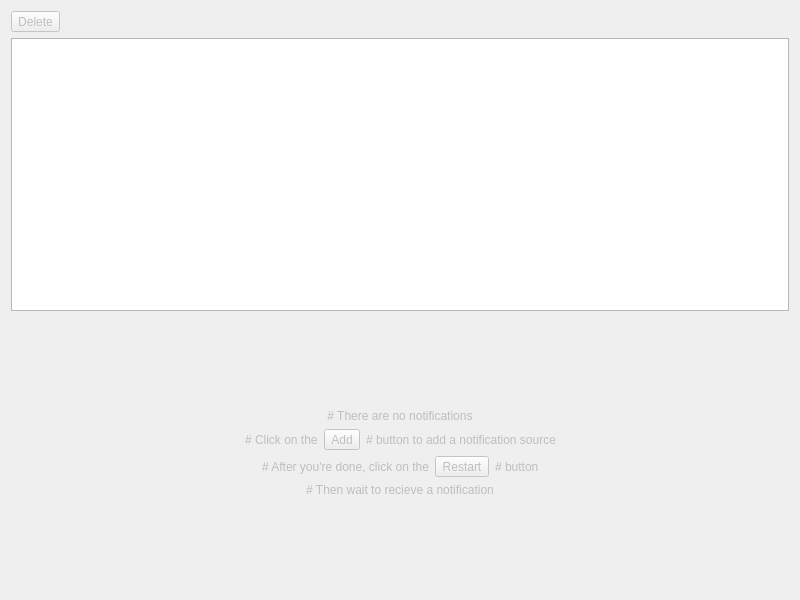
<?xml version="1.0" encoding="UTF-8"?>
<ui version="4.0">
 <class>HistoryDialog</class>
 <widget class="QDialog" name="HistoryDialog">
  <property name="windowModality">
   <enum>Qt::WindowModality::WindowModal</enum>
  </property>
  <property name="geometry">
   <rect>
    <x>0</x>
    <y>0</y>
    <width>800</width>
    <height>600</height>
   </rect>
  </property>
  <property name="windowTitle">
   <string>Notification History</string>
  </property>
  <property name="windowIcon">
   <iconset theme="moe.emmaexe.ntfyDesktop" resource="../../resources/resources.qrc">
    <normaloff>:/icons/ntfyDesktop.svg</normaloff>:/icons/ntfyDesktop.svg</iconset>
  </property>
  <property name="modal">
   <bool>true</bool>
  </property>
  <layout class="QVBoxLayout" name="verticalLayout">
   <item>
    <layout class="QVBoxLayout" name="centralWidget">
     <item>
      <layout class="QHBoxLayout" name="buttons">
       <item>
        <widget class="QToolButton" name="deleteButton">
         <property name="enabled">
          <bool>false</bool>
         </property>
         <property name="text">
          <string>Delete</string>
         </property>
         <property name="icon">
          <iconset theme="edit-delete"/>
         </property>
         <property name="toolButtonStyle">
          <enum>Qt::ToolButtonStyle::ToolButtonTextBesideIcon</enum>
         </property>
        </widget>
       </item>
       <item>
        <spacer name="horizontalSpacer">
         <property name="orientation">
          <enum>Qt::Orientation::Horizontal</enum>
         </property>
         <property name="sizeHint" stdset="0">
          <size>
           <width>40</width>
           <height>20</height>
          </size>
         </property>
        </spacer>
       </item>
      </layout>
     </item>
    </layout>
   </item>
   <item>
    <widget class="QListWidget" name="notificationList">
     <property name="selectionMode">
      <enum>QAbstractItemView::SelectionMode::ExtendedSelection</enum>
     </property>
    </widget>
   </item>
   <item>
    <layout class="QVBoxLayout" name="noSourcesContainer">
     <item>
      <widget class="QWidget" name="spacerWidgetTop" native="true">
       <property name="sizePolicy">
        <sizepolicy hsizetype="Preferred" vsizetype="Expanding">
         <horstretch>0</horstretch>
         <verstretch>0</verstretch>
        </sizepolicy>
       </property>
      </widget>
     </item>
     <item>
      <widget class="QLabel" name="noSourcesLabel">
       <property name="enabled">
        <bool>false</bool>
       </property>
       <property name="text">
        <string># There are no notifications</string>
       </property>
       <property name="textFormat">
        <enum>Qt::TextFormat::MarkdownText</enum>
       </property>
       <property name="alignment">
        <set>Qt::AlignmentFlag::AlignCenter</set>
       </property>
      </widget>
     </item>
     <item>
      <layout class="QHBoxLayout" name="dummyAddContainer">
       <item>
        <widget class="QWidget" name="dummyAddSpacerLeft" native="true">
         <property name="sizePolicy">
          <sizepolicy hsizetype="Expanding" vsizetype="Preferred">
           <horstretch>0</horstretch>
           <verstretch>0</verstretch>
          </sizepolicy>
         </property>
        </widget>
       </item>
       <item>
        <widget class="QLabel" name="dummyAddLabelLeft">
         <property name="enabled">
          <bool>false</bool>
         </property>
         <property name="text">
          <string># Click on the</string>
         </property>
         <property name="textFormat">
          <enum>Qt::TextFormat::MarkdownText</enum>
         </property>
        </widget>
       </item>
       <item>
        <widget class="QToolButton" name="dummyAddButton">
         <property name="enabled">
          <bool>false</bool>
         </property>
         <property name="text">
          <string>Add</string>
         </property>
         <property name="icon">
          <iconset theme="list-add"/>
         </property>
         <property name="toolButtonStyle">
          <enum>Qt::ToolButtonStyle::ToolButtonTextBesideIcon</enum>
         </property>
        </widget>
       </item>
       <item>
        <widget class="QLabel" name="dummyAddLabelRight">
         <property name="enabled">
          <bool>false</bool>
         </property>
         <property name="text">
          <string># button to add a notification source</string>
         </property>
         <property name="textFormat">
          <enum>Qt::TextFormat::MarkdownText</enum>
         </property>
        </widget>
       </item>
       <item>
        <widget class="QWidget" name="dummyAddSpacerRight" native="true">
         <property name="sizePolicy">
          <sizepolicy hsizetype="Expanding" vsizetype="Preferred">
           <horstretch>0</horstretch>
           <verstretch>0</verstretch>
          </sizepolicy>
         </property>
        </widget>
       </item>
      </layout>
     </item>
     <item>
      <layout class="QHBoxLayout" name="dummyRestartContainer">
       <item>
        <widget class="QWidget" name="dummyRestartSpacerLeft" native="true">
         <property name="sizePolicy">
          <sizepolicy hsizetype="Expanding" vsizetype="Preferred">
           <horstretch>0</horstretch>
           <verstretch>0</verstretch>
          </sizepolicy>
         </property>
        </widget>
       </item>
       <item>
        <widget class="QLabel" name="dummyRestartLabelLeft">
         <property name="enabled">
          <bool>false</bool>
         </property>
         <property name="text">
          <string># After you're done, click on the</string>
         </property>
         <property name="textFormat">
          <enum>Qt::TextFormat::MarkdownText</enum>
         </property>
        </widget>
       </item>
       <item>
        <widget class="QToolButton" name="dummyRestartButton">
         <property name="enabled">
          <bool>false</bool>
         </property>
         <property name="text">
          <string>Restart</string>
         </property>
         <property name="icon">
          <iconset theme="view-refresh"/>
         </property>
         <property name="toolButtonStyle">
          <enum>Qt::ToolButtonStyle::ToolButtonTextBesideIcon</enum>
         </property>
        </widget>
       </item>
       <item>
        <widget class="QLabel" name="dummyRestartLabelRight">
         <property name="enabled">
          <bool>false</bool>
         </property>
         <property name="text">
          <string># button</string>
         </property>
         <property name="textFormat">
          <enum>Qt::TextFormat::MarkdownText</enum>
         </property>
        </widget>
       </item>
       <item>
        <widget class="QWidget" name="dummyRestartSpacerRight" native="true">
         <property name="sizePolicy">
          <sizepolicy hsizetype="Expanding" vsizetype="Preferred">
           <horstretch>0</horstretch>
           <verstretch>0</verstretch>
          </sizepolicy>
         </property>
        </widget>
       </item>
      </layout>
     </item>
     <item>
      <widget class="QLabel" name="waitLabel">
       <property name="enabled">
        <bool>false</bool>
       </property>
       <property name="text">
        <string># Then wait to recieve a notification</string>
       </property>
       <property name="textFormat">
        <enum>Qt::TextFormat::MarkdownText</enum>
       </property>
       <property name="alignment">
        <set>Qt::AlignmentFlag::AlignCenter</set>
       </property>
      </widget>
     </item>
     <item>
      <widget class="QWidget" name="spacerWidgetBottom" native="true">
       <property name="sizePolicy">
        <sizepolicy hsizetype="Preferred" vsizetype="Expanding">
         <horstretch>0</horstretch>
         <verstretch>0</verstretch>
        </sizepolicy>
       </property>
      </widget>
     </item>
    </layout>
   </item>
  </layout>
 </widget>
 <tabstops>
  <tabstop>deleteButton</tabstop>
  <tabstop>notificationList</tabstop>
 </tabstops>
 <resources>
  <include location="../../resources/resources.qrc"/>
 </resources>
 <connections/>
</ui>
